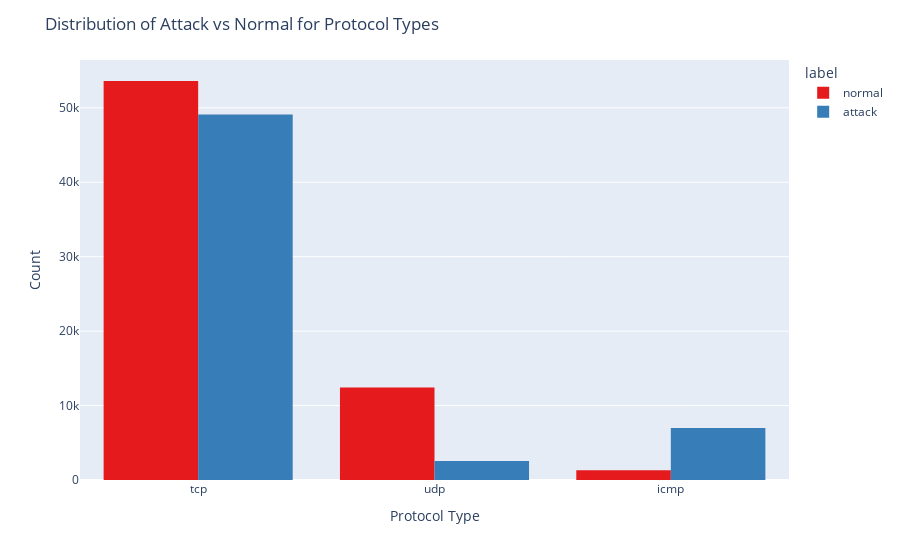

The code cell stored with this chart in its notebook:
### Code cell
fig = px.histogram(df, x='protocol_type', color='label', barmode='group', 
                   color_discrete_sequence=px.colors.qualitative.Set1)
fig.update_layout(title_text="Distribution of Attack vs Normal for Protocol Types",
                  xaxis_title="Protocol Type", yaxis_title="Count")
fig.show()

### Figure 1 — Plotly figure (JSON) as saved in the notebook; plotly's stock layout.template omitted (floating-point values rounded to 4 significant figures; data arrays with more than 128 entries replaced by an {"elided": "..."} marker saying what was removed)
{"data": [{"alignmentgroup": "True", "bingroup": "x", "hovertemplate": "label=normal<br>protocol_type=%{x}<br>count=%{y}<extra></extra>", "legendgroup": "normal", "marker": {"color": "rgb(228,26,28)", "pattern": {"shape": ""}}, "name": "normal", "offsetgroup": "normal", "orientation": "v", "showlegend": true, "type": "histogram", "x": {"elided": "67343 str values"}, "xaxis": "x", "yaxis": "y"}, {"alignmentgroup": "True", "bingroup": "x", "hovertemplate": "label=attack<br>protocol_type=%{x}<br>count=%{y}<extra></extra>", "legendgroup": "attack", "marker": {"color": "rgb(55,126,184)", "pattern": {"shape": ""}}, "name": "attack", "offsetgroup": "attack", "orientation": "v", "showlegend": true, "type": "histogram", "x": {"elided": "58630 str values"}, "xaxis": "x", "yaxis": "y"}], "layout": {"barmode": "group", "legend": {"title": {"text": "label"}, "tracegroupgap": 0}, "margin": {"t": 60}, "title": {"text": "Distribution of Attack vs Normal for Protocol Types"}, "xaxis": {"anchor": "y", "domain": [0, 1], "title": {"text": "Protocol Type"}}, "yaxis": {"anchor": "x", "domain": [0, 1], "title": {"text": "Count"}}}}
